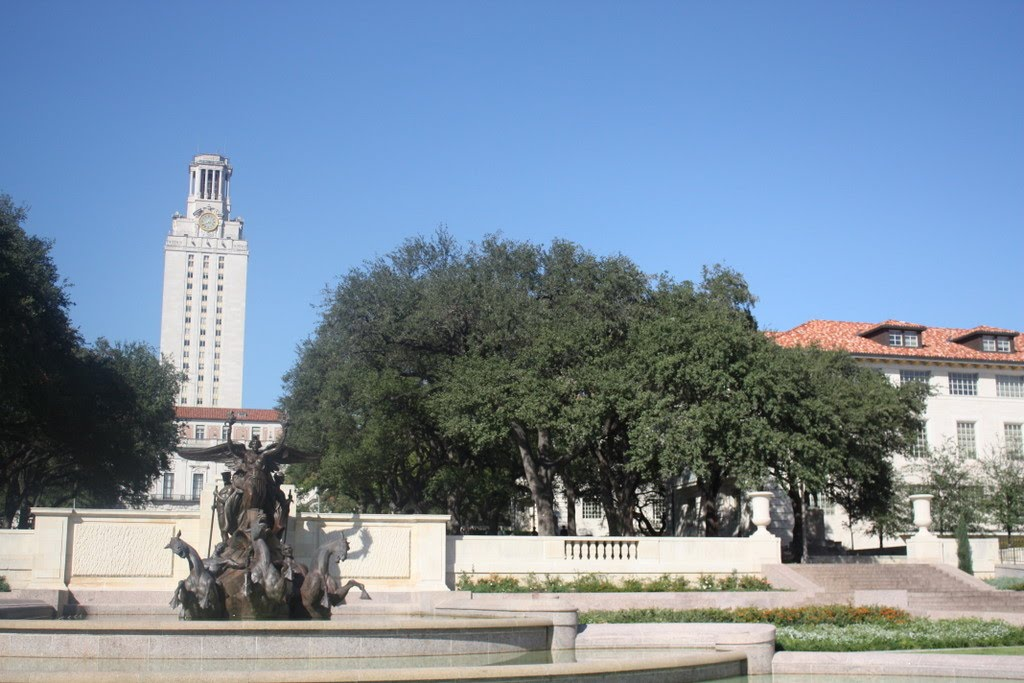
//> input picture image rotation and stitching/stitchingL.jpg, 1024 x 683 px
$ ./stitch   (built with g++ and OpenCV 4)
//> lines starting //> are read from the running program, lines starting //| are printed output that depends on the picture
#include <opencv2/opencv.hpp>
#include <iostream>

using namespace cv;

template <typename T>
Mat cal_affine(int ptl_x[], int ptl_y[], int ptr_x[], int ptr_y[], int number_of_points);

void blend_stitching(const Mat I1, const Mat I2, Mat& I_f, int diff_x, int diff_y, float alpha);

int main() {
	Mat I1, I2;

	// Read each image
	I1 = imread("stitchingL.jpg");
//> I1 is the input picture: 683 rows x 1024 cols, CV_8UC3; mean B, G, R 159.1, 140, 121.8
	I2 = imread("stitchingR.jpg");
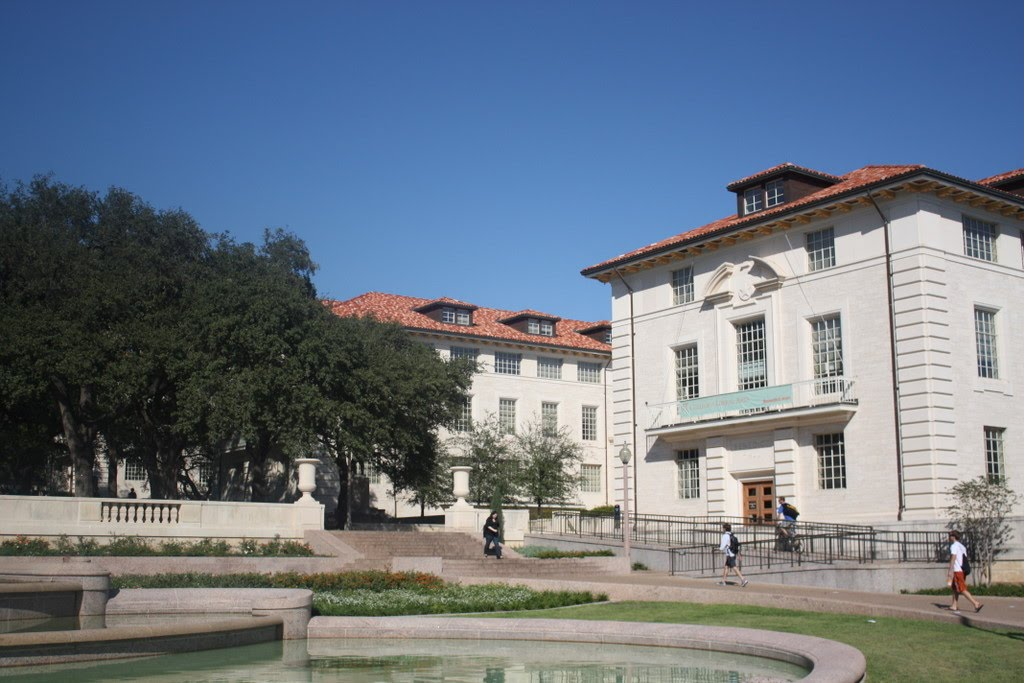
//> input picture image rotation and stitching/stitchingR.jpg, 1024 x 683 px
//> I2 is the input picture: 683 rows x 1024 cols, CV_8UC3; mean B, G, R 132.1, 118.9, 107.7

	I1.convertTo(I1, CV_32FC3, 1.0 / 255);
//> I1: 683 rows x 1024 cols, CV_32FC3
	I2.convertTo(I2, CV_32FC3, 1.0 / 255);
//> I2: 683 rows x 1024 cols, CV_32FC3

	// [5 lines of commented-out code are left out]

	int ptl_x[28] = { 528,597,581,520,526,581,587,496,506,500,342,558,499,642,474,456,451,475,530,381,472,475,426,539,329,341,492,511 };
	int ptl_y[28] = { 509,558,605,649,680,689,705,730,734,768,795,802,818,837,877,889,894,902,917,924,930,948,964,969,980,988,994,998 };
	int ptr_x[28] = { 488,561,544,482,490,546,552,462,471,467,313,526,468,607,445,429,424,447,500,358,446,449,403,510,312,324,466,484 };
	int ptr_y[28] = { 45,89,142,194,226,230,246,279,281,314,352,345,365,372,421,434,439,446,456,472,471,488,506,503,527,532,528,531 };

	// Check for invalid input
	if (!I1.data || !I2.data) {
		std::cout << "Could not open or find the image" << std::endl;
		return -1;
	}

	// height(row), width(col) of each image
	const float I1_row = I1.rows;
//> I1_row = 683
	const float I1_col = I1.cols;
//> I1_col = 1024
	const float I2_row = I2.rows;
//> I2_row = 683
	const float I2_col = I2.cols;
//> I2_col = 1024

	// calculate affine Matrix A12, A21
	Mat A12 = cal_affine<float>(ptl_x, ptl_y, ptr_x, ptr_y, 28);
	Mat A21 = cal_affine<float>(ptr_x, ptr_y, ptl_x, ptl_y, 28);

	// compute corners (p1, p2, p3, p4)
	Point2f p1(A21.at<float>(0) * 0 + A21.at<float>(1) * 0 + A21.at<float>(2),
		A21.at<float>(3) * 0 + A21.at<float>(4) * 0 + A21.at<float>(5));

	Point2f p2(A21.at<float>(0) * 0 + A21.at<float>(1) * I2_col + A21.at<float>(2),
		A21.at<float>(3) * 0 + A21.at<float>(4) * I2_col + A21.at<float>(5));
//> p2 = Point(-3.5, 1461)

	Point2f p3(A21.at<float>(0) * I2_row + A21.at<float>(1) * 0 + A21.at<float>(2),
		A21.at<float>(3) * I2_row + A21.at<float>(4) * 0 + A21.at<float>(5));
//> p3 = Point(730.4, 466.9)

	Point2f p4(A21.at<float>(0) * I2_row + A21.at<float>(1) * I2_col + A21.at<float>(2),
		A21.at<float>(3) * I2_row + A21.at<float>(4) * I2_col + A21.at<float>(5));
//> p4 = Point(702.4, 1505.8)

	// for inverse warping
	Point2f p1_(A12.at<float>(0) * 0 + A12.at<float>(1) * 0 + A12.at<float>(2),
		A12.at<float>(3) * 0 + A12.at<float>(4) * 0 + A12.at<float>(5));

	Point2f p2_(A12.at<float>(0) * 0 + A12.at<float>(1) * I1_col + A12.at<float>(2),
		A12.at<float>(3) * 0 + A12.at<float>(4) * I1_col + A12.at<float>(5));
//> p2_ = Point(-7.73, 593.7)

	Point2f p3_(A12.at<float>(0) * I1_row + A12.at<float>(1) * 0 + A12.at<float>(2),
		A12.at<float>(3) * I1_row + A12.at<float>(4) * 0 + A12.at<float>(5));
//> p3_ = Point(624.9, -455.8)

	Point2f p4_(A12.at<float>(0) * I1_row + A12.at<float>(1) * I1_col + A12.at<float>(2),
		A12.at<float>(3) * I1_row + A12.at<float>(4) * I1_col + A12.at<float>(5));
//> p4_ = Point(651.7, 550.9)

	// compute boundary for merged image(I_f)
	int bound_u = (int)round(min(0.0f, min(p1.x, p2.x)));
	int bound_b = (int)round(std::max(I1_row, std::max(p3.x, p4.x)));
	int bound_l = (int)round(min(0.0f, min(p1.y, p3.y)));
	int bound_r = (int)round(std::max(I1_col, std::max(p2.y, p4.y)));

	// compute boundary for inverse warping
	int bound_u_ = (int)round(min(0.0f, min(p1_.x, p2_.x)));
	int bound_b_ = (int)round(std::max(I2_row, std::max(p3_.x, p4_.x)));
	int bound_l_ = (int)round(min(0.0f, min(p1_.y, p3_.y)));
	int bound_r_ = (int)round(std::max(I2_col, std::max(p2_.y, p4_.y)));

	int diff_x = abs(bound_u);
	int diff_y = abs(bound_l);

	int diff_x_ = abs(bound_u_);
	int diff_y_ = abs(bound_l_);

	// initialize merged image
	Mat I_f(bound_b - bound_u + 1, bound_r - bound_l + 1, CV_32FC3, Scalar(0));

	// inverse warping with bilinear interplolation
	for (int i = -diff_x_; i < I_f.rows - diff_x_; i++) {
		for (int j = -diff_y_; j < I_f.cols - diff_y_; j++) {
			//compute the source location
			float x = A12.at<float>(0) * i + A12.at<float>(1) * j + A12.at<float>(2) + diff_x_;
			float y = A12.at<float>(3) * i + A12.at<float>(4) * j + A12.at<float>(5) + diff_y_;

			//resample the intensity at the location
			//and copy to I2
			float y1 = floor(y);
			float y2 = ceil(y);
			float x1 = floor(x);
			float x2 = ceil(x);

			float mu = y - y1;
			float lambda = x - x1;

			if (x1 >= 0 && x2 < I2_row && y1 >= 0 && y2 < I2_col) {
				//bilinear interpolation
				Vec3f p1 = I2.at<Vec3f>(x1, y2) * mu + I2.at<Vec3f>(x1, y1) * (1 - mu);
				Vec3f p2 = I2.at<Vec3f>(x2, y2) * mu + I2.at<Vec3f>(x2, y1) * (1 - mu);

				I_f.at<Vec3f>(i + diff_x_, j + diff_y_) = p2 * lambda + p1 * (1 - lambda);

			}
		}
	}
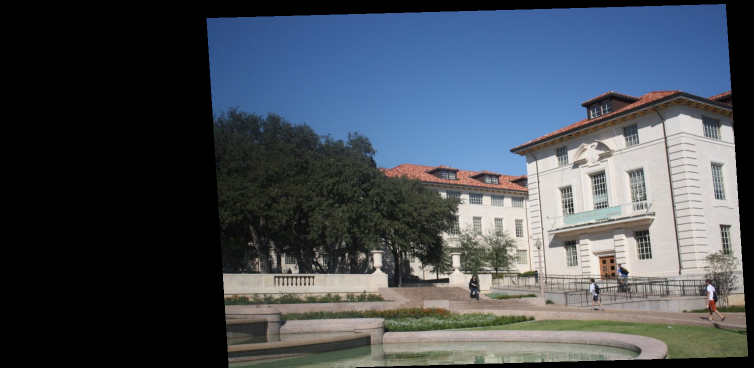
//> I_f: 735 rows x 1507 cols, CV_32FC3 (shown at 1/2 size); mean B, G, R 0.343, 0.309, 0.28

	// image stitching with blend
	blend_stitching(I1, I2, I_f, diff_x, diff_y, 0.5);

	namedWindow("Left Image");
	imshow("Left Image", I1);

	namedWindow("Right Image");
	imshow("Right Image", I2);

	namedWindow("result");
	imshow("result", I_f);

	waitKey(0);

	return 0;
}

template <typename T>

Mat cal_affine(int ptl_x[], int ptl_y[], int ptr_x[], int ptr_y[], int number_of_points) {

	Mat M(2 * number_of_points, 6, CV_32F, Scalar(0));
	Mat b(2 * number_of_points, 1, CV_32F);

	Mat M_trans, temp, affineM;

	// initialize matrix
	/*
	M = [ x1, y1, 1, 0, 0, 0;
		  0, 0, 0, x1, y1, 1;
		  x2, y2, 1, 0, 0, 0;
		  0, 0, 0, x2, y2, 1;
		  ...
		  xn, yn, 1, 0, 0, 0;
		  0, 0, 0, xn, yn, 1; ]
	b = [ x1;
		  y1;
		  x2;
		  y2;
		  ...
		  xn;
		  yn; ]
	*/
	for (int i = 0; i < number_of_points; i++) {

		M.at<float>((2 * i), 0) = ptl_x[i];
		M.at<float>((2 * i), 1) = ptl_y[i];
		M.at<float>((2 * i), 2) = 1;

		M.at<float>((2 * i + 1), 3) = ptl_x[i];
		M.at<float>((2 * i + 1), 4) = ptl_y[i];
		M.at<float>((2 * i + 1), 5) = 1;

		b.at<float>((2 * i), 0) = ptr_x[i];
		b.at<float>((2 * i + 1), 0) = ptr_y[i];
	}
	// (M^T * M)^(−1) * M^T * b ( * : Matrix multiplication)
	M_trans = M.t();
	temp = M_trans * M;
	temp = temp.inv();
	temp = temp * M_trans;
	affineM = temp * b;
	affineM = affineM.reshape(1, 2);
	return affineM;
}

void blend_stitching(const Mat I1, const Mat I2, Mat& I_f, int diff_x, int diff_y, float alpha) {
//> called with diff_x = 4, diff_y = 0, alpha = 0.5

	int bound_x = I1.rows + diff_x;
	int bound_y = I1.cols + diff_y;

	int col = I_f.cols;
	int row = I_f.rows;

	for (int i = 0; i < row; i++) {
		for (int j = 0; j < col; j++) {
			// for check validation of I1 & I2
			bool cond1 = (i < bound_x&& i > diff_x) && (j < bound_y&& j > diff_y) ? true : false;
			bool cond2 = I_f.at<Vec3f>(i, j) != Vec3f(0, 0, 0) ? true : false;

			// I2 is already in I_f by inverse warping
			// So, It is not necessary to check that only I2 is valid
			// if both are valid
			if (cond1 && cond2) {
				I_f.at<Vec3f>(i, j) = alpha * I1.at<Vec3f>(i - diff_x, j - diff_y) + (1 - alpha) * I_f.at<Vec3f>(i, j);
			}
			// only I1 is valid
			else if (cond1) {
				I_f.at<Vec3f>(i, j) = I1.at<Vec3f>(i - diff_x, j - diff_y);
			}
		}
	}
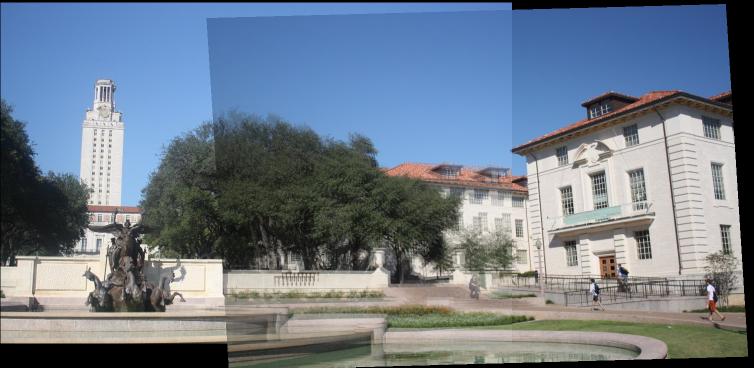
//> I_f: 735 rows x 1507 cols, CV_32FC3 (shown at 1/2 size); mean B, G, R 0.546, 0.488, 0.438
}
